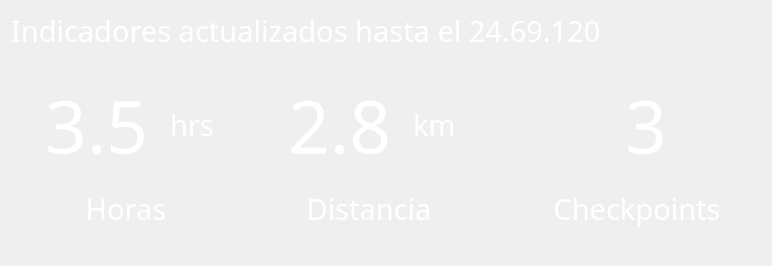
                 <widget class="QFrame" name="frame_estadisticas">
                  <property name="maximumSize">
                   <size>
                    <width>0</width>
                    <height>0</height>
                   </size>
                  </property>
                  <layout class="QVBoxLayout" name="verticalLayout_56">
                   <item>
                    <widget class="QLabel" name="label_36">
                     <property name="minimumSize">
                      <size>
                       <width>750</width>
                       <height>0</height>
                      </size>
                     </property>
                     <property name="maximumSize">
                      <size>
                       <width>750</width>
                       <height>100</height>
                      </size>
                     </property>
                     <property name="font">
                      <font>
                       <family>Segoe UI Variable</family>
                       <pointsize>22</pointsize>
                      </font>
                     </property>
                     <property name="autoFillBackground">
                      <bool>false</bool>
                     </property>
                     <property name="styleSheet">
                      <string notr="true">color:rgb(255, 255, 255)</string>
                     </property>
                     <property name="text">
                      <string>Indicadores actualizados hasta el 24.69.120</string>
                     </property>
                     <property name="alignment">
                      <set>Qt::AlignLeading|Qt::AlignLeft|Qt::AlignVCenter</set>
                     </property>
                    </widget>
                   </item>
                   <item>
                    <widget class="QFrame" name="horizontalFrame_17">
                     <layout class="QHBoxLayout" name="horizontalLayout_50">
                      <item>
                       <widget class="QFrame" name="verticalFrame_5">
                        <property name="minimumSize">
                         <size>
                          <width>230</width>
                          <height>180</height>
                         </size>
                        </property>
                        <property name="maximumSize">
                         <size>
                          <width>230</width>
                          <height>180</height>
                         </size>
                        </property>
                        <layout class="QVBoxLayout" name="verticalLayout_58">
                         <item>
                          <widget class="QFrame" name="horizontalFrame_20">
                           <property name="maximumSize">
                            <size>
                             <width>16777215</width>
                             <height>100</height>
                            </size>
                           </property>
                           <layout class="QHBoxLayout" name="horizontalLayout_58">
                            <item>
                             <widget class="QLabel" name="label_41">
                              <property name="minimumSize">
                               <size>
                                <width>130</width>
                                <height>0</height>
                               </size>
                              </property>
                              <property name="maximumSize">
                               <size>
                                <width>130</width>
                                <height>100</height>
                               </size>
                              </property>
                              <property name="font">
                               <font>
                                <family>Segoe UI Variable</family>
                                <pointsize>55</pointsize>
                               </font>
                              </property>
                              <property name="autoFillBackground">
                               <bool>false</bool>
                              </property>
                              <property name="styleSheet">
                               <string notr="true">color:rgb(255, 255, 255)</string>
                              </property>
                              <property name="text">
                               <string>3.5</string>
                              </property>
                              <property name="alignment">
                               <set>Qt::AlignLeading|Qt::AlignLeft|Qt::AlignVCenter</set>
                              </property>
                             </widget>
                            </item>
                            <item>
                             <widget class="QFrame" name="horizontalFrame_35">
                              <property name="maximumSize">
                               <size>
                                <width>16777215</width>
                                <height>300</height>
                               </size>
                              </property>
                              <layout class="QHBoxLayout" name="horizontalLayout_77">
                               <item>
                                <widget class="QLabel" name="label_78">
                                 <property name="minimumSize">
                                  <size>
                                   <width>60</width>
                                   <height>0</height>
                                  </size>
                                 </property>
                                 <property name="maximumSize">
                                  <size>
                                   <width>60</width>
                                   <height>100</height>
                                  </size>
                                 </property>
                                 <property name="font">
                                  <font>
                                   <family>Segoe UI Variable</family>
                                   <pointsize>22</pointsize>
                                  </font>
                                 </property>
                                 <property name="autoFillBackground">
                                  <bool>false</bool>
                                 </property>
                                 <property name="styleSheet">
                                  <string notr="true">color:rgb(255, 255, 255)</string>
                                 </property>
                                 <property name="text">
                                  <string>hrs</string>
                                 </property>
                                 <property name="alignment">
                                  <set>Qt::AlignLeading|Qt::AlignLeft|Qt::AlignVCenter</set>
                                 </property>
                                </widget>
                               </item>
                              </layout>
                             </widget>
                            </item>
                           </layout>
                          </widget>
                         </item>
                         <item>
                          <widget class="QLabel" name="label_42">
                           <property name="minimumSize">
                            <size>
                             <width>180</width>
                             <height>0</height>
                            </size>
                           </property>
                           <property name="maximumSize">
                            <size>
                             <width>180</width>
                             <height>100</height>
                            </size>
                           </property>
                           <property name="font">
                            <font>
                             <family>Segoe UI Variable</family>
                             <pointsize>22</pointsize>
                            </font>
                           </property>
                           <property name="autoFillBackground">
                            <bool>false</bool>
                           </property>
                           <property name="styleSheet">
                            <string notr="true">color:rgb(255, 255, 255)</string>
                           </property>
                           <property name="text">
                            <string>Horas</string>
                           </property>
                           <property name="alignment">
                            <set>Qt::AlignCenter</set>
                           </property>
                          </widget>
                         </item>
                        </layout>
                       </widget>
                      </item>
                      <item>
                       <widget class="QFrame" name="verticalFrame_12">
                        <property name="minimumSize">
                         <size>
                          <width>230</width>
                          <height>180</height>
                         </size>
                        </property>
                        <property name="maximumSize">
                         <size>
                          <width>230</width>
                          <height>180</height>
                         </size>
                        </property>
                        <layout class="QVBoxLayout" name="verticalLayout_65">
                         <item>
                          <widget class="QFrame" name="horizontalFrame_39">
                           <property name="maximumSize">
                            <size>
                             <width>16777215</width>
                             <height>100</height>
                            </size>
                           </property>
                           <layout class="QHBoxLayout" name="horizontalLayout_81">
                            <item>
                             <widget class="QLabel" name="label_83">
                              <property name="minimumSize">
                               <size>
                                <width>130</width>
                                <height>0</height>
                               </size>
                              </property>
                              <property name="maximumSize">
                               <size>
                                <width>130</width>
                                <height>100</height>
                               </size>
                              </property>
                              <property name="font">
                               <font>
                                <family>Segoe UI Variable</family>
                                <pointsize>55</pointsize>
                               </font>
                              </property>
                              <property name="autoFillBackground">
                               <bool>false</bool>
                              </property>
                              <property name="styleSheet">
                               <string notr="true">color:rgb(255, 255, 255)</string>
                              </property>
                              <property name="text">
                               <string>2.8</string>
                              </property>
                              <property name="alignment">
                               <set>Qt::AlignLeading|Qt::AlignLeft|Qt::AlignVCenter</set>
                              </property>
                             </widget>
                            </item>
                            <item>
                             <widget class="QFrame" name="horizontalFrame_40">
                              <property name="maximumSize">
                               <size>
                                <width>16777215</width>
                                <height>300</height>
                               </size>
                              </property>
                              <layout class="QHBoxLayout" name="horizontalLayout_82">
                               <item>
                                <widget class="QLabel" name="label_84">
                                 <property name="minimumSize">
                                  <size>
                                   <width>60</width>
                                   <height>0</height>
                                  </size>
                                 </property>
                                 <property name="maximumSize">
                                  <size>
                                   <width>60</width>
                                   <height>100</height>
                                  </size>
                                 </property>
                                 <property name="font">
                                  <font>
                                   <family>Segoe UI Variable</family>
                                   <pointsize>22</pointsize>
                                  </font>
                                 </property>
                                 <property name="autoFillBackground">
                                  <bool>false</bool>
                                 </property>
                                 <property name="styleSheet">
                                  <string notr="true">color:rgb(255, 255, 255)</string>
                                 </property>
                                 <property name="text">
                                  <string>km</string>
                                 </property>
                                 <property name="alignment">
                                  <set>Qt::AlignLeading|Qt::AlignLeft|Qt::AlignVCenter</set>
                                 </property>
                                </widget>
                               </item>
                              </layout>
                             </widget>
                            </item>
                           </layout>
                          </widget>
                         </item>
                         <item>
                          <widget class="QLabel" name="label_85">
                           <property name="minimumSize">
                            <size>
                             <width>180</width>
                             <height>0</height>
                            </size>
                           </property>
                           <property name="maximumSize">
                            <size>
                             <width>180</width>
                             <height>100</height>
                            </size>
                           </property>
                           <property name="font">
                            <font>
                             <family>Segoe UI Variable</family>
                             <pointsize>22</pointsize>
                            </font>
                           </property>
                           <property name="autoFillBackground">
                            <bool>false</bool>
                           </property>
                           <property name="styleSheet">
                            <string notr="true">color:rgb(255, 255, 255)</string>
                           </property>
                           <property name="text">
                            <string>Distancia</string>
                           </property>
                           <property name="alignment">
                            <set>Qt::AlignCenter</set>
                           </property>
                          </widget>
                         </item>
                        </layout>
                       </widget>
                      </item>
                      <item>
                       <widget class="QFrame" name="verticalFrame_11">
                        <property name="minimumSize">
                         <size>
                          <width>230</width>
                          <height>180</height>
                         </size>
                        </property>
                        <property name="maximumSize">
                         <size>
                          <width>230</width>
                          <height>180</height>
                         </size>
                        </property>
                        <layout class="QVBoxLayout" name="verticalLayout_64">
                         <item>
                          <widget class="QFrame" name="horizontalFrame_21">
                           <property name="minimumSize">
                            <size>
                             <width>230</width>
                             <height>0</height>
                            </size>
                           </property>
                           <property name="maximumSize">
                            <size>
                             <width>230</width>
                             <height>100</height>
                            </size>
                           </property>
                           <layout class="QHBoxLayout" name="horizontalLayout_79">
                            <item>
                             <widget class="QLabel" name="label_80">
                              <property name="minimumSize">
                               <size>
                                <width>230</width>
                                <height>0</height>
                               </size>
                              </property>
                              <property name="maximumSize">
                               <size>
                                <width>230</width>
                                <height>100</height>
                               </size>
                              </property>
                              <property name="font">
                               <font>
                                <family>Segoe UI Variable</family>
                                <pointsize>55</pointsize>
                               </font>
                              </property>
                              <property name="autoFillBackground">
                               <bool>false</bool>
                              </property>
                              <property name="styleSheet">
                               <string notr="true">color:rgb(255, 255, 255)</string>
                              </property>
                              <property name="text">
                               <string>3</string>
                              </property>
                              <property name="alignment">
                               <set>Qt::AlignCenter</set>
                              </property>
                             </widget>
                            </item>
                           </layout>
                          </widget>
                         </item>
                         <item>
                          <widget class="QLabel" name="label_82">
                           <property name="minimumSize">
                            <size>
                             <width>230</width>
                             <height>0</height>
                            </size>
                           </property>
                           <property name="maximumSize">
                            <size>
                             <width>230</width>
                             <height>100</height>
                            </size>
                           </property>
                           <property name="font">
                            <font>
                             <family>Segoe UI Variable</family>
                             <pointsize>22</pointsize>
                            </font>
                           </property>
                           <property name="autoFillBackground">
                            <bool>false</bool>
                           </property>
                           <property name="styleSheet">
                            <string notr="true">color:rgb(255, 255, 255)</string>
                           </property>
                           <property name="text">
                            <string>Checkpoints</string>
                           </property>
                           <property name="alignment">
                            <set>Qt::AlignCenter</set>
                           </property>
                          </widget>
                         </item>
                        </layout>
                       </widget>
                      </item>
                     </layout>
                    </widget>
                   </item>
                  </layout>
                 </widget>
